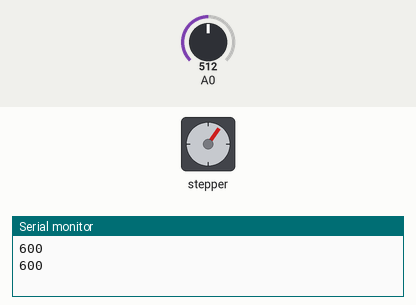
A sketch run on a simulated Arduino Uno, built with avr-gcc and run on an emulated ATmega328P. Shown: stepper motor, the last lines printed to the serial monitor. The test bench sets the inputs (shaded band); at power-on: A0 = 512. Stepper angles assume 2048 steps per turn.

Above: at 4.6 s.
4.7 s: A0 set to 716
At 4.87 s:
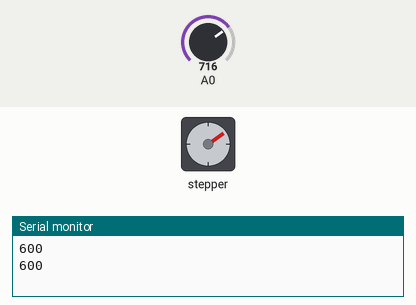
13.6 s: A0 set to 900
At 13.75 s:
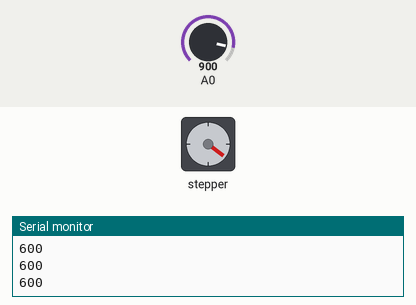
22.5 s: A0 set to 1023
At 22.78 s:
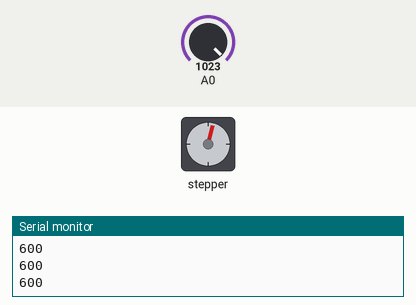
Timing chart, 0 to 35.9 s (numbered marks = the images above; inputs shaded):
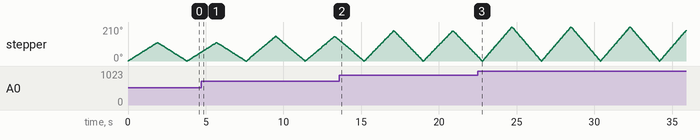

The sketch:

MotorStepcomPotenciometro.ino
```cpp
#include <Stepper.h>
int passosporvolta = 32;
Stepper mp(passosporvolta, 8, 9, 10, 11);
unsigned int valorA0 = 0;
unsigned int motorSpeed = 600;
unsigned int motorStep = 0;
void setup () {
  mp.setSpeed(motorSpeed); //Velocidade
  Serial.begin(9600);
}

void loop() {
valorA0 = analogRead(A0);
motorStep = map(valorA0, 0, 1023, 100, 1200); //Velocidade Max
Serial.println(motorSpeed);
mp.setSpeed(motorStep);
mp.step(motorStep);
delay(10);
mp.step(-motorStep);
delay(10); //Pausa
}
```
